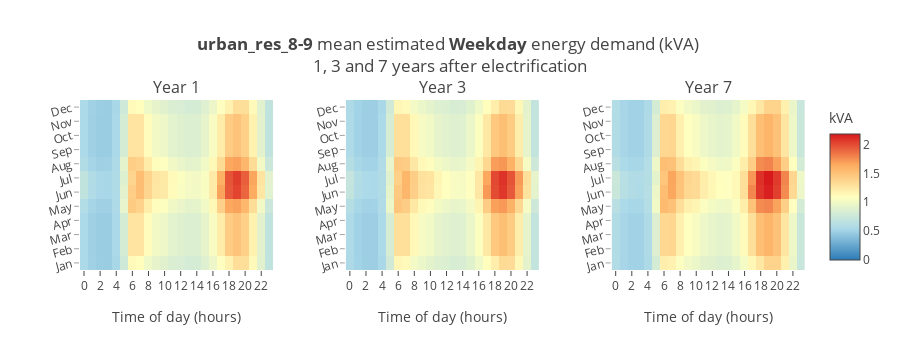

The code cell stored with this chart in its notebook:
### Code cell
bm0.plotBmHourlyProfiles(customer_class = 'urban_res_8-9', year_list = [1, 3, 7], daytype = 'Weekday')

### Figure 1 — Plotly figure (JSON) as saved in the notebook; plotly's stock layout.template omitted (floating-point values rounded to 4 significant figures; data arrays with more than 128 entries replaced by an {"elided": "..."} marker saying what was removed)
{"data": [{"colorbar": {"len": 1, "title": "kVA", "yanchor": "middle"}, "colorscale": [[0, "rgb(215,25,28)"], [0.25, "rgb(253,174,97)"], [0.5, "rgb(255,255,191)"], [0.75, "rgb(171,217,233)"], [1, "rgb(44,123,182)"]], "hoverinfo": "text", "reversescale": true, "showscale": true, "text": {"elided": "12x24 str values"}, "type": "heatmap", "x": {"elided": "288 int values"}, "xaxis": "x1", "y": {"elided": "288 int values"}, "yaxis": "y1", "z": {"elided": "288 float values"}, "zmax": 2.18, "zmin": 0}, {"colorbar": {"len": 1, "title": "kVA", "yanchor": "middle"}, "colorscale": [[0, "rgb(215,25,28)"], [0.25, "rgb(253,174,97)"], [0.5, "rgb(255,255,191)"], [0.75, "rgb(171,217,233)"], [1, "rgb(44,123,182)"]], "hoverinfo": "text", "reversescale": true, "showscale": false, "text": {"elided": "12x24 str values"}, "type": "heatmap", "x": {"elided": "288 int values"}, "xaxis": "x2", "y": {"elided": "288 int values"}, "yaxis": "y2", "z": {"elided": "288 float values"}, "zmax": 2.18, "zmin": 0}, {"colorbar": {"len": 1, "title": "kVA", "yanchor": "middle"}, "colorscale": [[0, "rgb(215,25,28)"], [0.25, "rgb(253,174,97)"], [0.5, "rgb(255,255,191)"], [0.75, "rgb(171,217,233)"], [1, "rgb(44,123,182)"]], "hoverinfo": "text", "reversescale": true, "showscale": false, "text": {"elided": "12x24 str values"}, "type": "heatmap", "x": {"elided": "288 int values"}, "xaxis": "x3", "y": {"elided": "288 int values"}, "yaxis": "y3", "z": {"elided": "288 float values"}, "zmax": 2.18, "zmin": 0}], "layout": {"annotations": [{"font": {"size": 16}, "showarrow": false, "text": "Year 1", "x": 0.1333, "xanchor": "center", "xref": "paper", "y": 1, "yanchor": "bottom", "yref": "paper"}, {"font": {"size": 16}, "showarrow": false, "text": "Year 3", "x": 0.5, "xanchor": "center", "xref": "paper", "y": 1, "yanchor": "bottom", "yref": "paper"}, {"font": {"size": 16}, "showarrow": false, "text": "Year 7", "x": 0.8667, "xanchor": "center", "xref": "paper", "y": 1, "yanchor": "bottom", "yref": "paper"}], "height": 350, "showlegend": false, "title": "<b>urban_res_8-9</b> mean estimated <b>Weekday</b> energy demand (kVA) <br />1, 3 and 7 years after electrification", "xaxis1": {"anchor": "y1", "domain": [0, 0.2667], "tickvals": [0, 2, 4, 6, 8, 10, 12, 14, 16, 18, 20, 22], "title": "Time of day (hours)"}, "xaxis2": {"anchor": "y2", "domain": [0.3667, 0.6333], "tickvals": [0, 2, 4, 6, 8, 10, 12, 14, 16, 18, 20, 22], "title": "Time of day (hours)"}, "xaxis3": {"anchor": "y3", "domain": [0.7333, 1], "tickvals": [0, 2, 4, 6, 8, 10, 12, 14, 16, 18, 20, 22], "title": "Time of day (hours)"}, "xaxis4": {"tickvals": [0, 2, 4, 6, 8, 10, 12, 14, 16, 18, 20, 22], "title": "Time of day (hours)"}, "yaxis1": {"anchor": "x1", "domain": [0, 1], "tickangle": -15, "ticktext": ["Jan", "Feb", "Mar", "Apr", "May", "Jun", "Jul", "Aug", "Sep", "Oct", "Nov", "Dec"], "tickvals": [1, 2, 3, 4, 5, 6, 7, 8, 9, 10, 11, 12], "tickwidth": 0.5, "type": "category"}, "yaxis2": {"anchor": "x2", "domain": [0, 1], "tickangle": -15, "ticktext": ["Jan", "Feb", "Mar", "Apr", "May", "Jun", "Jul", "Aug", "Sep", "Oct", "Nov", "Dec"], "tickvals": [1, 2, 3, 4, 5, 6, 7, 8, 9, 10, 11, 12], "tickwidth": 0.5, "type": "category"}, "yaxis3": {"anchor": "x3", "domain": [0, 1], "tickangle": -15, "ticktext": ["Jan", "Feb", "Mar", "Apr", "May", "Jun", "Jul", "Aug", "Sep", "Oct", "Nov", "Dec"], "tickvals": [1, 2, 3, 4, 5, 6, 7, 8, 9, 10, 11, 12], "tickwidth": 0.5, "type": "category"}, "yaxis4": {"tickangle": -15, "ticktext": ["Jan", "Feb", "Mar", "Apr", "May", "Jun", "Jul", "Aug", "Sep", "Oct", "Nov", "Dec"], "tickvals": [1, 2, 3, 4, 5, 6, 7, 8, 9, 10, 11, 12], "tickwidth": 0.5, "type": "category"}}}
